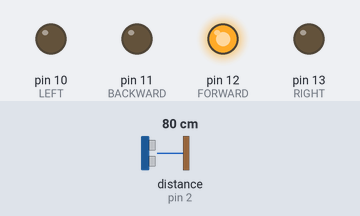
Recording of a sketch running on a simulated Arduino Uno, built with avr-gcc and run on an emulated ATmega328P. On the bench: output pins drawn as LEDs (lit = HIGH). The test bench sets the inputs (shaded band); at power-on: distance to the obstacle (sensor on pin 2) 80 cm. The echo pulse lasts 58.3 µs per cm; random numbers use the default seed unless the sketch sets one.

Above: at 0.1 s.
At 0.6 s:
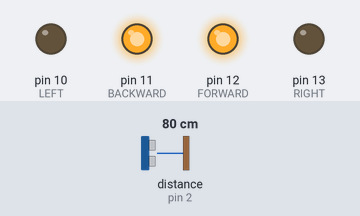
At 1.1 s:
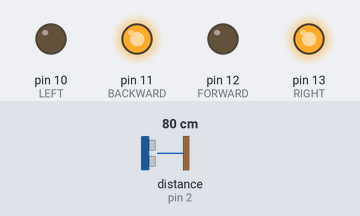
At 18.6 s:
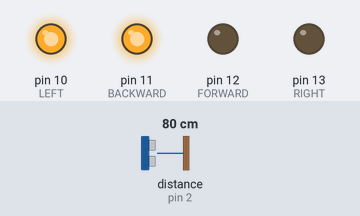
At 39.1 s:
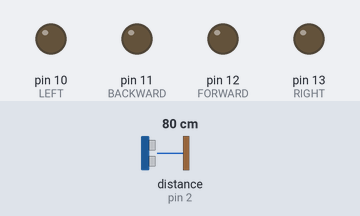
Timing chart, 0 to 40.6 s (numbered marks = the images above):
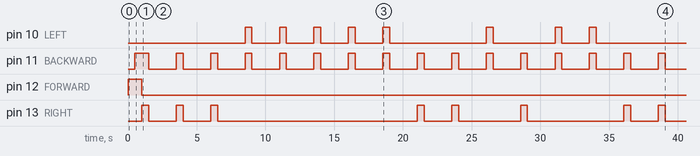

Measured:
- by itself, pin 10 (LEFT): LOW → HIGH at 8.5 s, → LOW 0.50 s later, → HIGH 2.0 s later, → LOW 0.50 s later, … (16 changes in this stretch)
- by itself, pin 11 (BACKWARD): alternates HIGH for 0.50 s and LOW for 2.0 s
- by itself, pin 12 (FORWARD): HIGH → LOW at 1.0 s
- by itself, pin 13 (RIGHT): LOW → HIGH at 1.0 s, → LOW 0.50 s later, → HIGH 2.0 s later, → LOW 0.50 s later, … (16 changes in this stretch)

The sketch:

arducar.ino
```cpp
#include <Ultrasonic.h>

int SONIDO_OUT = 3;     //Emite sonido
int SONIDO_IN  = 2;     //Recibe sonido
int PULSADOR = 7;        //Pulsador de choque

int RIGHT      = 13;    //Derecha
int LEFT       = 10;    //Izquierda
int FORWARD    = 12;    //Adelante
int BACKWARD   = 11;    //Atras

int DISTANCIA_OBSTACULO          = 50;  //Distancia en centimetros a la que se para el coche al ver un obstaculo.
int TIEMPO_MUESTREO_ULTRASONIDOS = 10;  //Tiempo en milisegundos entre cada muestreo del sensor de ultrasonidos.
int TIEMPO_CAMBIAR_DIRECCION     = 500; //Tiempo en milisegundos de la duracion del movimiento de cambio de direccion.

Ultrasonic ultrasonic(SONIDO_OUT, SONIDO_IN); // (Trig PIN,Echo PIN)

// the setup routine runs once when you press reset:
void setup() {
  pinMode(RIGHT, OUTPUT);
  pinMode(LEFT, OUTPUT);
  pinMode(FORWARD, OUTPUT);
  pinMode(BACKWARD, OUTPUT);
  pinMode(PULSADOR, INPUT);

  adelante();
  delay(500);
  atras();
  delay(500);
  parar();


  //randomSeed(analogRead(0));
}

// the loop routine runs over and over again forever:
void loop() {

  adelante();
  continuar();
  parar();
  cambiarDireccion();

}

void parar(){
  digitalWrite(FORWARD, LOW);
  digitalWrite(BACKWARD, LOW);
  digitalWrite(LEFT, LOW);
  digitalWrite(RIGHT, LOW);
}

void adelante(){
  digitalWrite(FORWARD, HIGH);
}

void atras(){
  digitalWrite(BACKWARD, HIGH);
}

void izquierda(){
  digitalWrite(LEFT, HIGH);
}

void derecha(){
  digitalWrite(RIGHT, HIGH);
}

void continuar(){
  while((DISTANCIA_OBSTACULO < ultrasonic.Ranging(CM)) && (PULSADOR = LOW)){
    delay(TIEMPO_MUESTREO_ULTRASONIDOS);
  }
}

void cambiarDireccion(){
  if(random(0, 2) < 1){
    izquierda();
    atras();
  } else {
    derecha();
    atras();
  }
  delay(TIEMPO_CAMBIAR_DIRECCION);
  parar();
  delay(2000);
}
```
